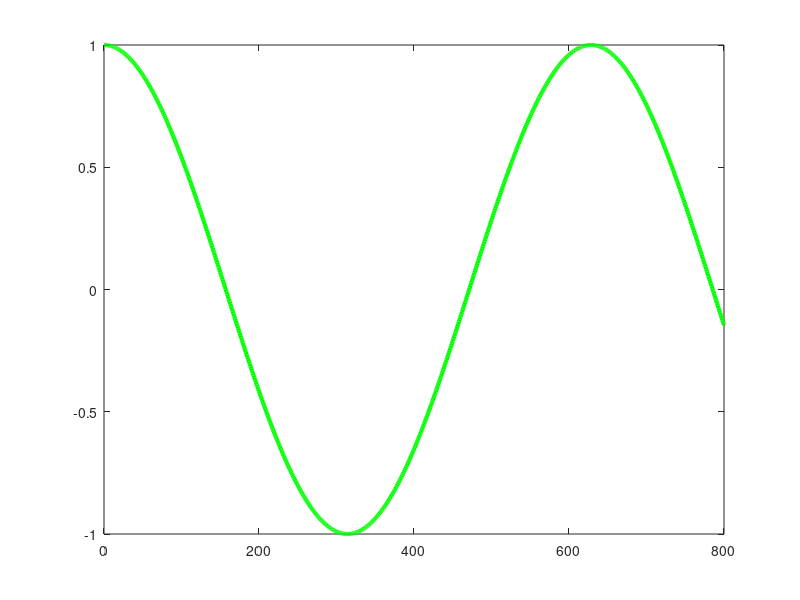
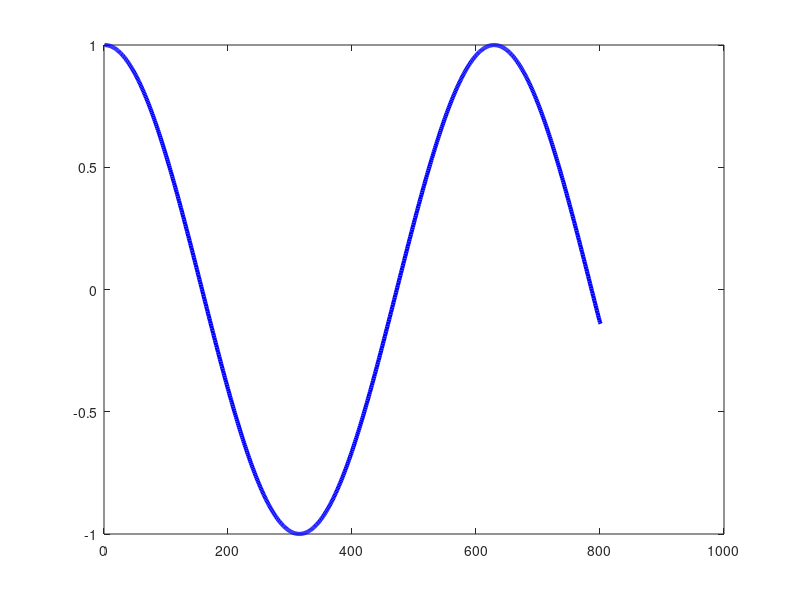
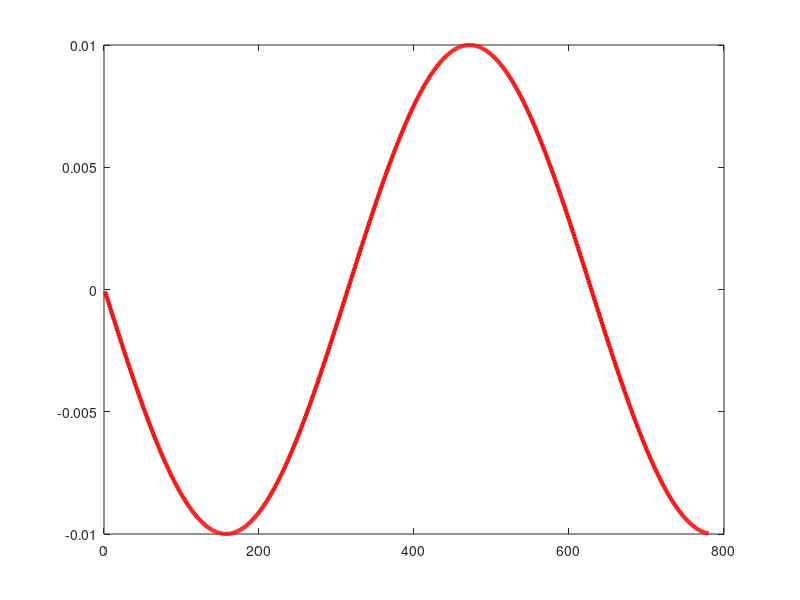

MATLAB code for these plots, in order:
x = 0:1:800;
I = cos(x/100);
plot(x,I, 'g-', 'linewidth', 3)
thresh = 0.002
%Applying Gaussian Filter
Ix = imgaussfilt(I, 1.5);
figure, plot(Ix,'b-','linewidth', 3);

%Finding derivative of Gaussian
Mag = diff(Ix);
z = 1:780;
figure, plot(z, Mag(z),'r-','linewidth', 3)

%Finding double derivative test
Mag1 = diff(Mag);
% Satisfying conditions of local maxima and threshold value.
A = zeros(1,800);
 for z = 2:799
    if  Mag1(z) <0 && Mag(z) >thresh
        A(z) = 1;           
    end
 end
%Double derivative test is done to check local maxima and threshold value
%can be set to any required value and compared with the magnitude of
%derivative. Every time the condition is satisfied, 1 will be stored in the
%specific index of matrix A. Since it is a periodic function with period
%pi/2, maxima will occur at an interval of every pi/2 and thus and edge
%will occur there.